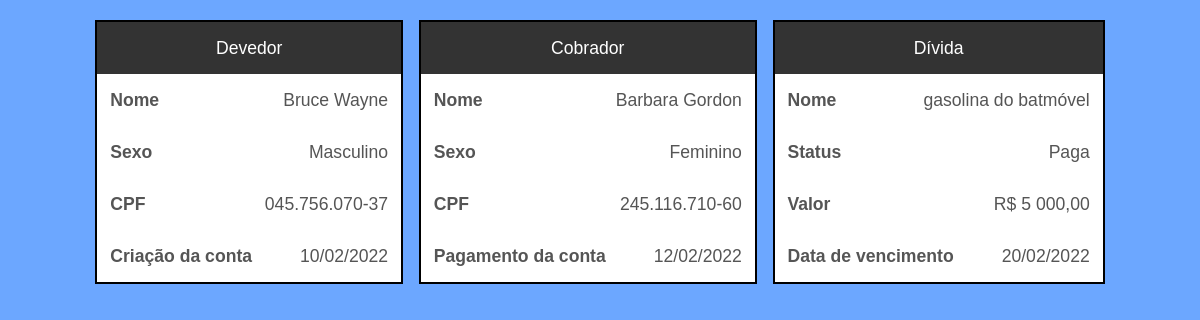
The app's page /visualizar.php?usuario=44 with its own data.
### tables this page shows
CREATE TABLE `devedor` (
  `idDevedor` int(11) NOT NULL,
  `nomeDevedor` varchar(45) NOT NULL,
  `cpfDevedor` varchar(15) NOT NULL,
  `sexoDevedor` varchar(10) NOT NULL,
  `dataCriacaoConta` date NOT NULL
);

CREATE TABLE `cobrador` (
  `idCobrador` int(11) NOT NULL,
  `nomeCobrador` varchar(45) NOT NULL,
  `cpfCobrador` varchar(15) NOT NULL,
  `sexoCobrador` varchar(10) NOT NULL,
  `dataPagamento` date NOT NULL
);

CREATE TABLE `conta` (
  `idConta` int(11) NOT NULL,
  `nomeConta` varchar(45) NOT NULL,
  `valorConta` float NOT NULL,
  `statusConta` tinyint(1) NOT NULL,
  `dataVencimento` date NOT NULL,
  `idDevedor` int(11) NOT NULL,
  `idCobrador` int(11) NOT NULL
);

### extensao/dao/devedor/devedorDAO.class.php (called while the page is built, shortened)
<?php
include_once("devedor.class.php");
class DevedorDAO extends Database{
	public function load($fields="*",$add=""){
		if(strlen($add)>0) $add = " ".$add;
		$sql = "SELECT $fields FROM devedor $add";
		return $this->selectDB($sql,null,'Devedor');
	}
}

### extensao/dao/database.class.php (called while the page is built, shortened)
<?php
abstract class Database{
	private static $dbtype   = "mysql";
	private static $host     = "localhost";
	private static $port     = "3306";
	private static $user     = "usuario";
	private static $password = "rspmmRTnm9M5DKz@";
	private static $db       = "registradorDividas";
	private function getDBType()  	{return self::$dbtype;}
	private function getHost()    	{return self::$host;}
	private function getPort()    	{return self::$port;}
	private function getUser()    	{return self::$user;}
	private function getPassword()	{return self::$password;}
	private function getDB()      	{return self::$db;}
	private function connect(){
		try
		{
			$this->conexao = new PDO($this->getDBType().":host=".$this->getHost().";port=".$this->getPort().";dbname=".$this->getDB(), $this->getUser(), $this->getPassword());
		}
		catch (PDOException $i)
		{
			die("Erro: <code>" . $i->getMessage() . "</code>");
		}
		return ($this->conexao);
	}
	private function disconnect(){
		$this->conexao = null;
	}
	public function selectDB($sql,$params=null,$class=null){
		$query=$this->connect()->prepare($sql);
		$query->execute($params);
		$rs = (object)[];
		if(isset($class)){
			$rs = $query->fetchAll(PDO::FETCH_CLASS,$class);
		}else{
			$rs = $query->fetchAll(PDO::FETCH_OBJ) or die(print_r($query->errorInfo(), true));
		}
		return $rs;
    }
}

### extensao/dao/devedor/devedor.class.php (called while the page is built, shortened)
<?php
class Devedor{
	private $nomeDevedor = "";
	private $cpfDevedor = "";
	private $sexoDevedor = "";
    private $dataCriacaoConta = "";
	public function getNomeDevedor(){
		return $this->nomeDevedor;
	}
	public function getCpfDevedor(){
		return $this->cpfDevedor;
	}
	public function getSexoDevedor(){
		return $this->sexoDevedor;
	}
    public function getDataCriacaoConta(){
        return $this->dataCriacaoConta;
    }
}

### extensao/dao/cobrador/cobradorDAO.class.php (called while the page is built, shortened)
<?php
include_once("cobrador.class.php");
class CobradorDAO extends Database{
	public function load($fields="*",$add=""){
		if(strlen($add)>0) $add = " ".$add;
		$sql = "SELECT $fields FROM cobrador$add";
		return $this->selectDB($sql,null,'Cobrador');
	}
}

### extensao/dao/cobrador/cobrador.class.php (called while the page is built, shortened)
<?php
class Cobrador{
	private $nomeCobrador = "";
	private $cpfCobrador = "";
	private $sexoCobrador = "";
    private $dataPagamento = "";
	public function getNomeCobrador(){
		return $this->nomeCobrador;
	}
	public function getCpfCobrador(){
		return $this->cpfCobrador;
	}
	public function getSexoCobrador(){
		return $this->sexoCobrador;
	}
    public function getDataPagamento(){
        return $this->dataPagamento;
    }
}

### extensao/dao/conta/contaDAO.class.php (called while the page is built, shortened)
<?php
include_once("conta.class.php");
class ContaDAO extends Database{
	public function load($fields="*",$add=""){
		if(strlen($add)>0) $add = " ".$add;
		$sql = "SELECT $fields FROM conta$add";
		return $this->selectDB($sql,null,'Conta');
	}
}

### extensao/dao/conta/conta.class.php (called while the page is built, shortened)
<?php
class Conta{
	private $nomeConta = "";
	private $valorConta = 0.0;
	private $statusConta = false;
    private $dataVencimento = "";
	public function getNomeConta(){
		return $this->nomeConta;
	}
	public function getValorConta(){
		return $this->valorConta;
	}
	public function getStatusConta(){
		return $this->statusConta;
	}
    public function getDataVencimento(){
        return $this->dataVencimento;
    }
}

### visualizar.php (the view, shortened to what this page needs)
<?php
    require_once("extensao/dao/database.class.php");
    include_once("extensao/dao/devedor/devedorDAO.class.php");
    include_once("extensao/dao/cobrador/cobradorDAO.class.php");
    include_once("extensao/dao/conta/contaDAO.class.php");
    $codigo = intval($_GET['usuario']);
    $devedorDAO = new DevedorDAO();
    $cobradorDAO = new CobradorDAO();
    $contaDAO = new ContaDAO();
    $fields = "*";
    $add = "WHERE idDevedor = $codigo";
    $arr = $devedorDAO->load($fields, $add);
    $nomeDevedor = $arr[0]->getNomeDevedor();
    $sexoDevedor = $arr[0]->getSexoDevedor();
    $cpfDevedor = $arr[0]->getCpfDevedor();
    $dataCriacaoConta = date("d/m/Y", strtotime($arr[0]->getDataCriacaoConta()));
    $fields = "*";
    $add = "WHERE idCobrador = $codigo";
    $arr = $cobradorDAO->load($fields, $add);
    $nomeCobrador = $arr[0]->getNomeCobrador();
    $sexoCobrador= $arr[0]->getSexoCobrador();
    $cpfCobrador = $arr[0]->getCpfCobrador();
    $dataPagamento= date("d/m/Y", strtotime($arr[0]->getDataPagamento()));
    $fields = "*";
    $add = "WHERE idConta= $codigo";
    $arr = $contaDAO->load($fields, $add);
    $nomeConta= $arr[0]->getNomeConta();
    $valorConta = "R$ ". str_replace(".", ",", str_replace(",", " ", number_format($arr[0]->getValorConta(), 2)));
    $statusConta = $arr[0]->getStatusConta() ?  "Paga" : "Não paga";
    $dataVencimento = date("d/m/Y", strtotime($arr[0]->getDataVencimento()));
?>
<!DOCTYPE html>
<html lang="pt-br">
<head>
     <link href="https://cdn.jsdelivr.net/npm/bootstrap@5.0.2/dist/css/bootstrap.min.css" rel="stylesheet">
    <link rel="stylesheet" href="https://cdn.jsdelivr.net/npm/bootstrap-icons@1.7.2/font/bootstrap-icons.css">
    <link rel="stylesheet" href="extensao/css/table.css">
</head>
<form action="visualizar.php?usuario=<?php echo $codigo; ?>" method="POST">
    <section id="showDetails" class="container showDetails">
        <table class="tableShowDetails">
            <tbody id="showDetailsContainer0" class="showDetailsContainer showDetailsContainer0">
                <tr class="showDetailsTr">
                    <td>Devedor</td>
                    <td><?php echo $nomeDevedor; ?></td>
                    <td><?php echo $sexoDevedor; ?></td>
                    <td><?php echo $cpfDevedor; ?></td>
                    <td><?php echo $dataCriacaoConta; ?></td>
                </tr>
                <tr class="showDetailsTr pagador">
                    <td>Cobrador</td>
                    <td><?php echo $nomeCobrador; ?></td>
                    <td><?php echo $sexoCobrador; ?></td>
                    <td><?php echo $cpfCobrador; ?></td>
                    <td><?php echo $dataPagamento; ?></td>
                </tr>
                <tr class="showDetailsTr conta">
                    <td>Dívida</td>
                    <td><?php echo $nomeConta; ?></td>
                    <td><?php echo $statusConta; ?></td>
                    <td><?php echo $valorConta; ?></td>
                    <td><?php echo $dataVencimento; ?></td>
                </tr>
            </tbody>
        </table>
    </section>
</form>
</html>

### extensao/css/table.css (style rules this page uses)
.container { margin-top: 20px; }
table { font-family: 'Poppins', sans-serif; border-collapse: collapse; width: 100%; }
th, td { padding: .8rem; font-size: 1.14rem; }
tr { margin-top: 20px; margin-bottom: 20px; background-color: #FFF; }
tbody { color: #555; }
.showDetails { width: 100%; }
.tableShowDetails { display: flex; flex-direction: column; align-items: center; }
.showDetailsContainer { margin-bottom: 40px; display: flex; align-items: flex-start; justify-content: space-around; gap: 1rem; flex-wrap: wrap; }
.showDetailsTr { display: grid; margin-top: 0; margin-bottom: 0; border: 2px solid black; }
.showDetailsTr>:nth-child(n) { font-size: 1.1rem; }
.showDetailsTr > td { display: block; }
.showDetailsTr > td:nth-child(1) { content: "Gastador"; background-color: #333; color: #fff; text-align: center; }
.showDetailsTr > td:nth-child(2)::before { content: "Nome"; }
.showDetailsTr > td:nth-child(5)::before { content: "Criação da conta"; }
.showDetailsTr > td:nth-child(3)::before { content: "Sexo"; }
.showDetailsTr > td:nth-child(4)::before { content: "CPF"; }
.pagador > td:nth-child(5)::before { content: "Pagamento da conta"; }
.conta > td:nth-child(3)::before { content: "Status"; }
.conta > td:nth-child(5)::before { content: "Data de vencimento"; }
.conta > td:nth-child(4)::before { content: "Valor"; }
.showDetailsTr > td { text-align: right; }
.showDetailsTr > td::before { float: left; margin-right: 3rem; font-weight: bold; }

### records on screen
devedor: nomeDevedor "Bruce Wayne", sexoDevedor "Masculino", cpfDevedor "045.756.070-37", dataCriacaoConta "10/02/2022"
cobrador: nomeCobrador "Barbara Gordon", sexoCobrador "Feminino", cpfCobrador "245.116.710-60", dataPagamento "12/02/2022"
conta: nomeConta "gasolina do batmóvel", statusConta "Paga", valorConta "R$ 5 000,00", dataVencimento "20/02/2022"
